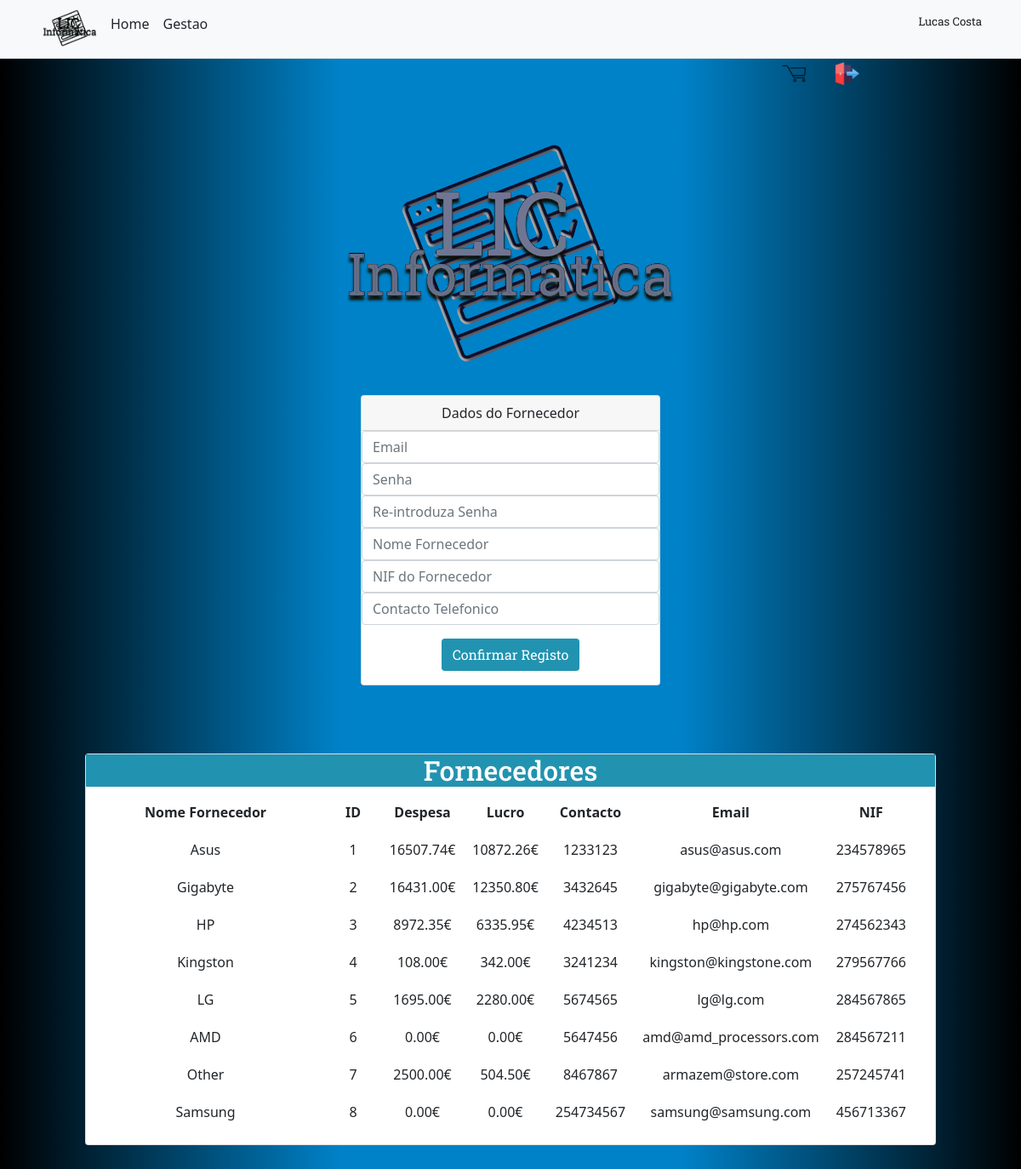
Page /admin/criar-fornecedor (signed in) on the earlier database version.
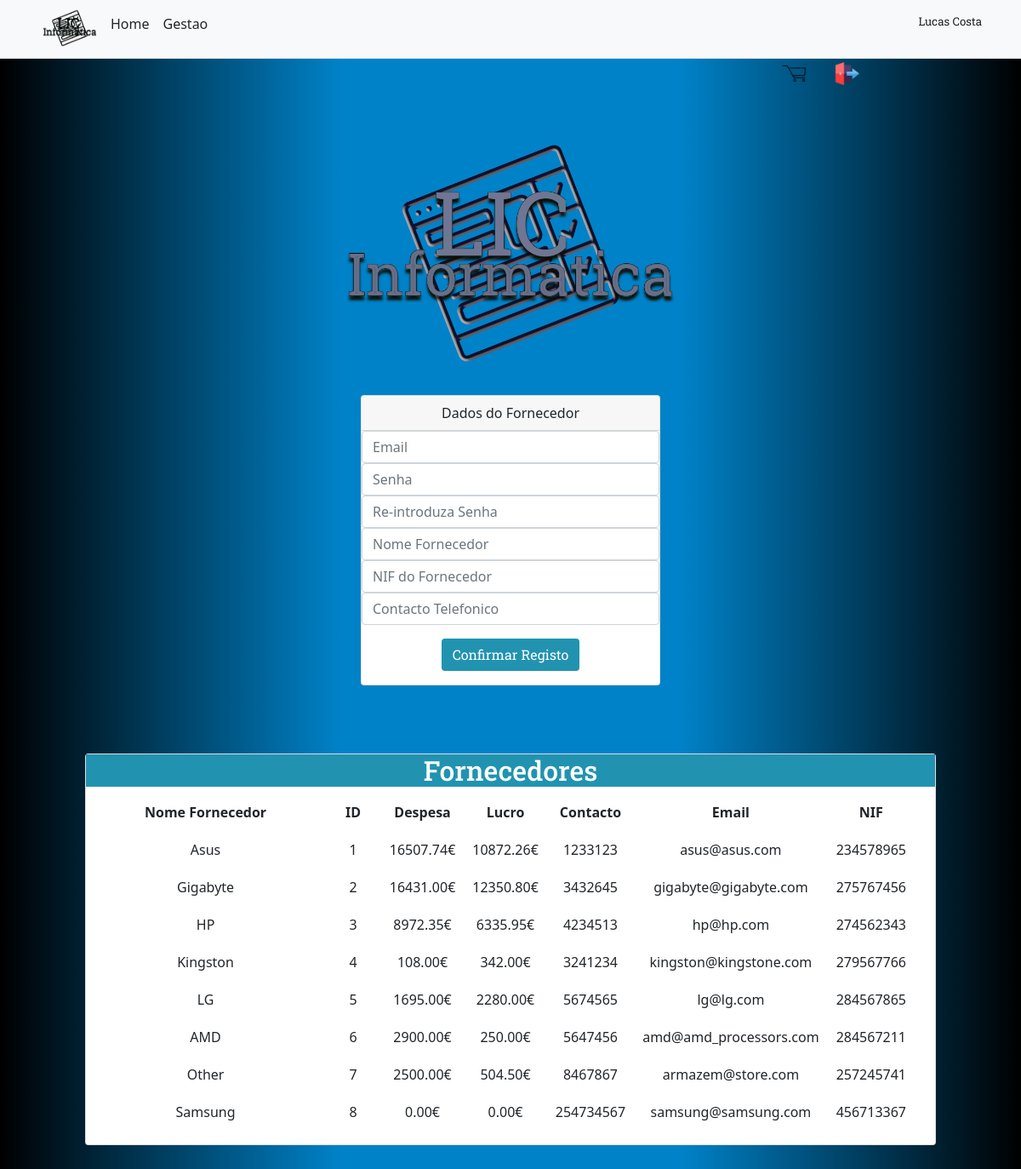
Same page on the later database version.
### main_app.py (models this page shows)
class Fornecedor(db.Model):
    __tablename__ = 'Fornecedores'
    id_fornecedor = db.Column(db.Integer, primary_key=True)
    email_fornecedor = db.Column(db.String(100))
    nome_fornecedor = db.Column(db.String(60))
    desp_fornecedor = db.Column(db.Float)
    lucro_fornecedor = db.Column(db.Float)
    contacto = db.Column(db.Integer)
    numero_IF = db.Column(db.Integer)
    senha_login = db.Column(db.String)
    desconto_fornecedor = db.Column(db.Integer)
    db.create_all()
    db.session.commit()

### main_app.py (the view, shortened to what this page needs)
@root.route('/admin/criar-fornecedor', methods=['GET', 'POST'])
def criar_fornecedor():
    fornecedor = lista_fornecedores()
    if request.method == 'GET':
        return render_template('criar_fornecedor.html',fornecedores = fornecedor)

### main_app.py (called while the page is built)
def lista_fornecedores():
    try:
        con = sqlite3.connect('database/dados_informacoes2.db')
        cursor = con.cursor()
        cursor.execute("SELECT * FROM Fornecedores")
        fornecedores = cursor.fetchall()
        return fornecedores
    except Exception as e:
        print(e)

### templates/criar_fornecedor.html (shortened to what this page needs)
<!DOCTYPE html>
<html lang="en">
<head>
    <link href="https://cdn.jsdelivr.net/npm/bootstrap@5.1.3/dist/css/bootstrap.min.css" rel="stylesheet"
>
    <link rel="stylesheet" href="/static/main.css">
</head>
<body>
    <main>
        <nav class="py-2 bg-light border-bottom">
            <div class="container d-flex flex-wrap">
                <img alt="lefters" src="/static/img/LIC_Informatica3.png" width="80" height="50">
                <ul class="nav me-auto">
                    <li class="nav-item"><a href="/" class="nav-link link-dark px-2 " aria-current="page">Home</a></li>
                    {% if session['log_in_admin'] == True or session['log_in_fornecedor'] == True%}
                    <li class="nav-item"><a href="/listagem_produto" class="nav-link link-dark px-2">Gestao</a></li>
                    {% endif %}
                </ul>
                <ul>
                    {% if session['log_in'] == True or session['log_in_admin'] == True or session['log_in_fornecedor']
                    == True%}
                    <a class="nav-link link-dark px-1 py-2 btn_smalsize sub_titulo">{{session['username']}}</a>
                    {% endif%}
                </ul>
            </div>
        </nav>
        <ul>
            {% if session['log_in'] == True or session['log_in_admin'] == True or session['log_in_fornecedor'] == True
            %}
            <div class="header col-2 offset-9 ">
                <nav class="nav">
                    <a class="nav-link py-1 px-0" href="/user-login/carrinho">
                        <img action="submit" alt="centered image" href="/user-login/carrinho" rel="icon lefters"
                            type="image/png" src="/static/img/carrinho-de-compras.png" height="55" width="55">
                    </a>
                    <a class="nav-link py-1 px-2 " href="/logout">
                        <img action="submit" alt="centered image" src="/static/img/logout.png" height="55" width="55">
                    </a>
                </nav>
            </div>
            {% endif%}
        </ul>
        <div class="container">
            <a href="/">
                <p class="aligncenter" width="300" height="300">
                    <img alt="centered image" src="/static/img/LIC_Informatica.png" width="900" height="300">
                </p>
            </a>
        </div>
        <nav class="row row-cols-3 rounded px-5 text-center">
            <div class="aligncenter offset-4">
                <div class="card">
                    <form action="/admin/criar-fornecedor" method="post">
                        <div class="card-header row-cols-5em text-center">
                            Dados do Fornecedor
                        </div>
                        <div class="form-group row-cols-5em text-center">
                            <input type="text" name="email_fornecedor" placeholder="Email" class="form-control"
                                autofocus>
                            <input type="password" name="password_fornecedor" placeholder="Senha" class="form-control">
                            <input type="password" name="re_senha_check_fornecedor" placeholder="Re-introduza Senha"
                                class="form-control">
                            <input type="String" name="nome_fornecedor_reg" placeholder="Nome Fornecedor"
                                class="form-control">
                            <input type="Integer" name="numero_If" placeholder="NIF do Fornecedor" class="form-control">
                            <input type="tel" name="contacto_fornecedor" pattern="[0-9]{9}"
                                placeholder="Contacto Telefonico" class="form-control">
                        </div>
                        <button type="submit" class="btn btn_links btn-block"
                            onclick="alert('Fornecedor criado com sucesso')">Confirmar
                            Registo
                        </button>
                    </form>
                </div>
            </div>
        </nav>
        {%if session['log_in_admin'] == True%}
        <br><br>
        <div class="col-12 my-auto " style="margin-left: auto" methods="get">
            <nav class="row col-sm-10 offset-1">
                <div class="aligncenter">
                    <div class="card row">
                        <h2 class="btn_links titulo img"> Fornecedores </h2>
                        <nav class="row container-fluid row-cols-1 col-auto">
                            <table class="tbl-cart container" cellpadding="10" cellspacing="1">
                                <tbody>
                                    <tr>
                                        <th style="text-align:center;">Nome Fornecedor</th>
                                        <th style="text-align:center;">ID</th>
                                        <th style="text-align:center;" width="5%">Despesa</th>
                                        <th style="text-align: center;" width="5%">Lucro</th>
                                        <th style="text-align:center;" width="10%">Contacto</th>
                                        <th style="text-align:center;" width="10%">Email</th>
                                        <th style="text-align:center;" width="10%">NIF</th>
                                    </tr>
                                    {%for fornecedor in fornecedores%}
                                    {% set id_fornecedor = fornecedor[0] %}
                                    {% set email_fornecedor = fornecedor[1] %}
                                    {% set fornecedor_name = fornecedor[2] %}
                                    {% set desp_fornecedor = fornecedor[3] %}
                                    {% set contacto = fornecedor[5] %}
                                    {% set numero_IF = fornecedor[6] %}
                                    {% set lucro_fornecedor = fornecedor[4]%}
                                    <tr>
                                        <td style="text-align:center;">{{ fornecedor_name }}</td>
                                        <td style="text-align:center;">{{ id_fornecedor }}</td>
                                        <td style="text-align:center;" width="5%">{{'%.2f' % desp_fornecedor }}€
                                        </td>
                                        <td style="text-align:center;" width="5%">{{'%.2f' % lucro_fornecedor }}€
                                        </td>
                                        <td style="text-align:center;" width="10%">{{ contacto }}</td>
                                        <td style="text-align:center;" width="10%">{{ email_fornecedor }}</td>
                                        <td style="text-align:center;" width="5%">{{ numero_IF }}</td>
                                    </tr>
                                </tbody>{%endfor%}
                            </table>
                        </nav>
                    </div>
                </div>
            </nav>
        </div>
        {%endif%}
        <br><br><br>
    </main>
</body>
</html>

### static/main.css (style rules this page uses)
body { background: rgb(33,147,176); background: linear-gradient(90deg, #000000 , #0082c8 ,#0082c8,#000000); font-family: var(--bs-body-font-family); font-size: var(--bs-body-font-size); font-weight: var(--bs-body-font-weight); line-height: var(--bs-body-line-height); text-align: var(--bs-body-text-align); }
img { max-width: 90%; max-height: 50%; object-fit: scale-down; }
.aligncenter { text-align:center; }
.sub_titulo { font-family: 'Permanent Marker', cursive; font-family: 'Roboto Slab', serif; font-size:large; }
.btn_links { font-family: 'Permanent Marker', cursive; font-family: 'Roboto Slab', serif; background-color:rgb(33, 147, 176); color:rgb(255, 255, 255); }
.btn_smalsize { font-size: smaller; }

Differences in the rows shown:
changed Fornecedor "AMD": desp_fornecedor "0.00" → "2900.00"; lucro_fornecedor "0.00" → "250.00"
